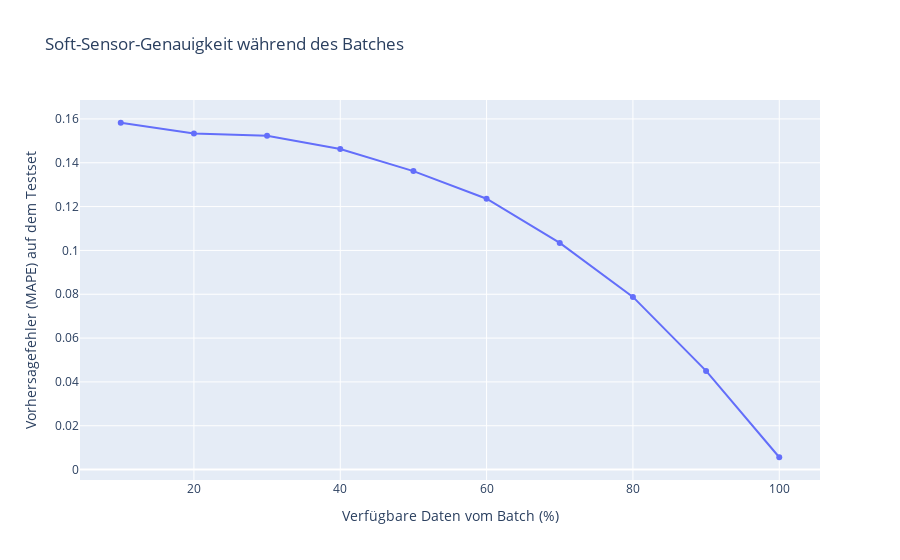

Write notebook code for a chart like this one.
### Markdown cell above
## Wahl des besten Modells + Evaluierung

### Code cell
# EVALUIERUNG


# 1. Lade das beste Modell, das während des Trainings gespeichert wurde
print("Lade das beste gespeicherte Modell 'best_model.keras'...")
#best_model = load_model("best_model.keras")
best_model = load_model(
    "best_model.keras",
    custom_objects={
        "SpatialAttention": SpatialAttention,
        "TemporalAttention": TemporalAttention
    }
)

print("Modell geladen.")

# 2. Definiere die Schritte für die Evaluierung (z.B. in 10%-Schritten)
evaluation_points = np.linspace(0.1, 1.0, 10)  # 10%, 20%, ..., 100%
timesteps = X_test_scaled.shape[1]  # 140
mae_per_step = []

print(
    "\nStarte die Evaluierung der Vorhersagegenauigkeit in Abhängigkeit vom Batch-Fortschritt..."
)

for progress in evaluation_points:
    # Berechne, wie viele Zeitschritte dem aktuellen Fortschritt entsprechen
    current_timesteps = int(timesteps * progress)

    # Erstelle eine temporäre, verkürzte Version des Testsets
    X_test_partial = X_test_scaled[:, :current_timesteps, :]

    # Padde die Sequenzen von vorne mit Nullen, damit sie die volle Länge haben
    # Das ist wichtig, da das LSTM eine feste Input-Länge erwartet.
    # 'pre'-padding ist üblich für Zeitreihen.
    X_test_padded = pad_sequences(
        X_test_partial,
        maxlen=timesteps,
        dtype="float32",
        padding="pre",
        truncating="pre",
    )

    # Mache Vorhersagen mit dem Modell auf den (skalierten) gepaddeten Daten
    y_pred_scaled = best_model.predict(X_test_padded)

    # Rück-Transformation der Vorhersagen und der wahren Werte in die Originalskala
    y_pred = scaler_y.inverse_transform(y_pred_scaled)
    y_true = scaler_y.inverse_transform(
        y_test_scaled
    )  # y_test_scaled sind die Targets für X_test_scaled

    # Berechne den Mean Absolute Error für diesen Fortschrittsschritt
    mae = mean_absolute_percentage_error(y_true, y_pred)
    mae_per_step.append(mae)

    print(
        f"Fortschritt: {progress*100:.0f}% ({current_timesteps} Zeitschritte) -> MAE: {mae:.4f}"
    )

print("\nEvaluierung abgeschlossen.")


# 3. Visualisierung des Ergebnisses
eval_df = pd.DataFrame(
    {
        "Batch-Fortschritt (%)": evaluation_points * 100,
        "Mean Absolute Percent Error (MAPE)": mae_per_step,
    }
)

fig_eval = px.line(
    eval_df,
    x="Batch-Fortschritt (%)",
    y="Mean Absolute Percent Error (MAPE)",
    title="Soft-Sensor-Genauigkeit während des Batches",
    markers=True,
)

fig_eval.update_layout(
    yaxis_title="Vorhersagefehler (MAPE) auf dem Testset",
    xaxis_title="Verfügbare Daten vom Batch (%)",
)
fig_eval.show()

### Figure 1 — Plotly figure (JSON) as saved in the notebook; plotly's stock layout.template omitted (floating-point values rounded to 4 significant figures)
{"data": [{"hovertemplate": "Batch-Fortschritt (%)=%{x}<br>Mean Absolute Percent Error (MAPE)=%{y}<extra></extra>", "legendgroup": "", "line": {"color": "#636efa", "dash": "solid"}, "marker": {"symbol": "circle"}, "mode": "lines+markers", "name": "", "orientation": "v", "showlegend": false, "type": "scatter", "x": [10.0, 20.0, 30.0, 40.0, 50.0, 60.0, 70.0, 80.0, 90.0, 100.0], "xaxis": "x", "y": [0.1583, 0.1533, 0.1523, 0.1463, 0.1362, 0.1236, 0.1034, 0.07879, 0.04503, 0.005635], "yaxis": "y"}], "layout": {"legend": {"tracegroupgap": 0}, "title": {"text": "Soft-Sensor-Genauigkeit während des Batches"}, "xaxis": {"anchor": "y", "domain": [0, 1], "title": {"text": "Verfügbare Daten vom Batch (%)"}}, "yaxis": {"anchor": "x", "domain": [0, 1], "title": {"text": "Vorhersagefehler (MAPE) auf dem Testset"}}}}
